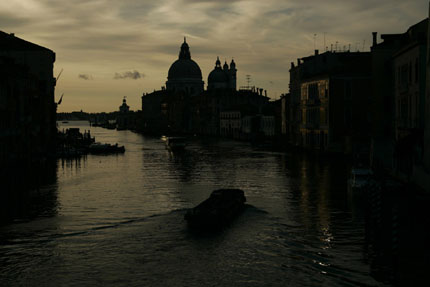
%> input picture TIM/TP/MyTpTIM/Image_jpg/venise.jpg, 430 x 287 px
$ octave TP_Histo.m   (GNU Octave 9; MATLAB toolbox functions it lacks are replaced by stand-ins)
%> lines starting %> are read from the running program, lines starting %| are printed output that depends on the picture
### TIM/TP/MyTpTIM/Utils/imhist.m
function [histo,X] = imhist(pic,n)
%function [histo,X] = imhist(pic,n)
%
%
% perform histogram calculation
% INPUT:
%       pic: original gray tone picture in uint8 (or double between [0,1])
%       n  : number of bins
% OUTPUT:
%       histo: histogram
%       X    : gray values
%
%

%convert to uint8 in cas of double
if(isfloat(pic)==1)
  pic = uint8(255*min(max(pic,0),1));
end

%initialize
X = [0:n-1]/(n-1)*255;
histo = zeros(n,1);

%picture size
N_x = size(pic,1);
N_y = size(pic,2);

%loop on every pixels
for(k_x=1:N_x)
  for(k_y=1:N_y)

    %index in histogram
    k_histo = floor(double(pic(k_x,k_y))/255*(n-1))+1;

    %increment
    histo(k_histo) = histo(k_histo)+1;
  end
end

%return

### TIM/TP/TP2/histo_etalement.m
function [pic,new_histo,old_histo,X_histo] = histo_etalement(original_pic,alpha,beta)
%function [pic,new_histo,old_histo] = histo_etalement(original_pic,alpha,beta)
%
% Enlarge picture dynamic
%
%
%
% INPUT:
%       original_pic : original picture in uint8
%       alpha (>=1)  : a weighted parameter to adjust the maximum
%       of the dynamic
%       beta (>=1)   : a weighted parameter to adjust the minimum
%       of the dynamic (if min>0)
% OUTPUT:
%       pic      : picture after linearization
%       new_histo: the new histogram
%       old_histo: the old histogram
%       X_histo  : X value of the histogram (X_histo=[0:255])
%
%

%convert into int8 just in case of double
if(max(original_pic(:))<=1)
    original_pic = original_pic*256;
end

original_pic = uint8(original_pic);

%histogram calculation
[old_histo,X_histo] = imhist(original_pic,256);


%convert to double to perform calculation
original_pic = double(original_pic);

%take min and weighted max
pic_min =   beta *min(original_pic(:));
pic_max = 1/alpha*max(original_pic(:));


%enlarge histogram

% <TO DO !!!>
%
% pic = ...
%
% tronquez les valeurs de l'image entre 0 et 255, puis repassez
% l'image en codage sur des entiers uint8 (pensez aux fonctions min
% et max de matlab)
%
% </TO DO>


%take new histogram
[new_histo,junk] = imhist(pic,256);

### TIM/TP/TP2/TP_Histo.m
%-----------------------------------------------------
% UE Traitement d'Image M1 Info
% TP2 programme TP_Histo.m
% Objectifs :
%  - Modification d'histogrammes
%       . Image en niveaux de gris, en couleur
%       . Etalement, Egalisation
%------------------------------------------------------

%effacement mémoire
clear
close all

%Rajouter le path de votre répertoire Utils
addpath ('..\Utils')

%Nom du répertoire des images JPG
dir_ima='..\Image_jpg';

% [6 lines of commented-out code are left out]
name_picture = 'venise.jpg';

pic = imread([dir_ima '\' name_picture]);
%> pic is the input picture: size 287x430x3 uint8; mean R, G, B 49.8, 47.9, 35.5

%image noir et blanc
pic_gray = floor(0.299*pic(:,:,1)+0.587*pic(:,:,2)+0.114*pic(:,:,3));
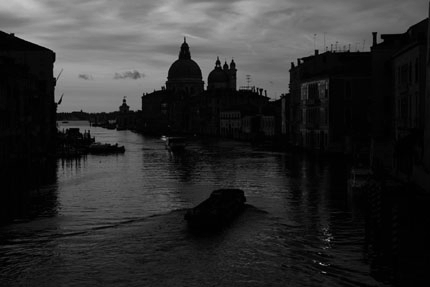
%> pic_gray: size 287x430 uint8; min 0, max 206, mean 47.1


%facteur d'étirement (à faire varier)
factor_max = 1.5; %fait décroitre le maximum (max/factor_max)
factor_min = 1; %fait accroitre le minmimum (si > 1) (min*factor_min)


%%%%%%%%%%%%%%%%%%%%%%%%%%%%%%%%%%%%%%%%%%%
%1. Etalement d'histogramme noir et blanc
%%%%%%%%%%%%%%%%%%%%%%%%%%%%%%%%%%%%%%%%%%%

%appel de la fonction d'étalement d'histogramme

% <TO DO:  FONCTION A COMPLETER !!>
[pic_gray_linearized,h,h0] = histo_etalement(pic_gray,factor_max,factor_min);
%> after the loop in imhist, `for(k_x=1:N_x)`: histo = 256 values, max 10224 at index 3, min 0 at index 188, mean 482.1
%> in histo_etalement, `[old_histo,X_histo] = imhist(original_pic,256);`: old_histo has the same summary as histo in imhist; X_histo = 256 values from 0 to 255
%> in histo_etalement, `pic_min =   beta *min(original_pic(:));`: pic_min = 0
%> in histo_etalement, `pic_max = 1/alpha*max(original_pic(:));`: pic_max = 137.3
%> the run ends on the next line

$ run again, with TIM/TP/MyTpTIM/Image_jpg/lake.jpg copied over TIM/TP/MyTpTIM/Image_jpg/venise.jpg
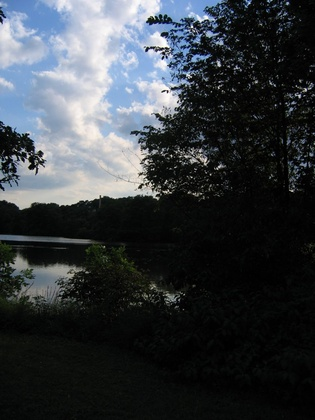
%> input picture TIM/TP/MyTpTIM/Image_jpg/lake.jpg, 315 x 420 px, shrunk from 800 x 1067 before the run
%> pic is the input picture: size 420x315x3 uint8; mean R, G, B 54.7, 59.6, 64.1
%> `pic_gray = floor(0.299*pic(:,:,1)+0.587*pic(:,:,2)+0.114*pic(:,:,3));`:
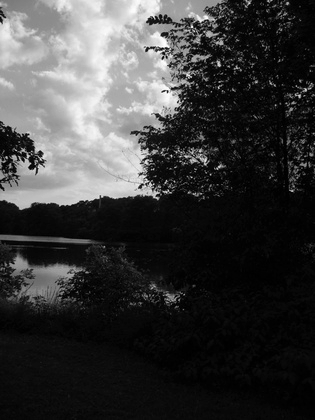
%> pic_gray: size 420x315 uint8; min 0, max 255, mean 58.6
%> after the loop in imhist, `for(k_x=1:N_x)`: histo = 256 values, max 11308 at index 4, min 1 at index 256, mean 516.8
%> old_histo has the same summary as histo in imhist; X_histo = 256 values from 0 to 255
%> pic_min = 0
%> pic_max = 170

$ run again, with TIM/TP/MyTpTIM/Image_jpg/city.jpg copied over TIM/TP/MyTpTIM/Image_jpg/venise.jpg
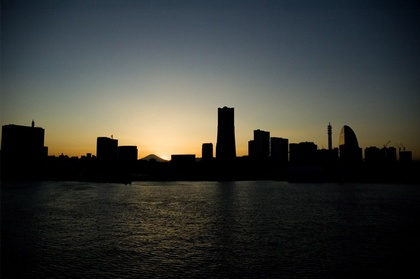
%> input picture TIM/TP/MyTpTIM/Image_jpg/city.jpg, 420 x 279 px, shrunk from 893 x 593 before the run
%> pic is the input picture: size 279x420x3 uint8; mean R, G, B 56.6, 58.1, 54.1
%> `pic_gray = floor(0.299*pic(:,:,1)+0.587*pic(:,:,2)+0.114*pic(:,:,3));`:
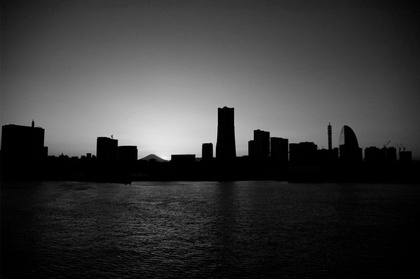
%> pic_gray: size 279x420 uint8; min 0, max 245, mean 57.2
%> after the loop in imhist, `for(k_x=1:N_x)`: histo = 256 values, max 12515 at index 1, min 0 at index 230, mean 457.7
%> old_histo has the same summary as histo in imhist; X_histo = 256 values from 0 to 255
%> pic_min = 0
%> pic_max = 163.3
